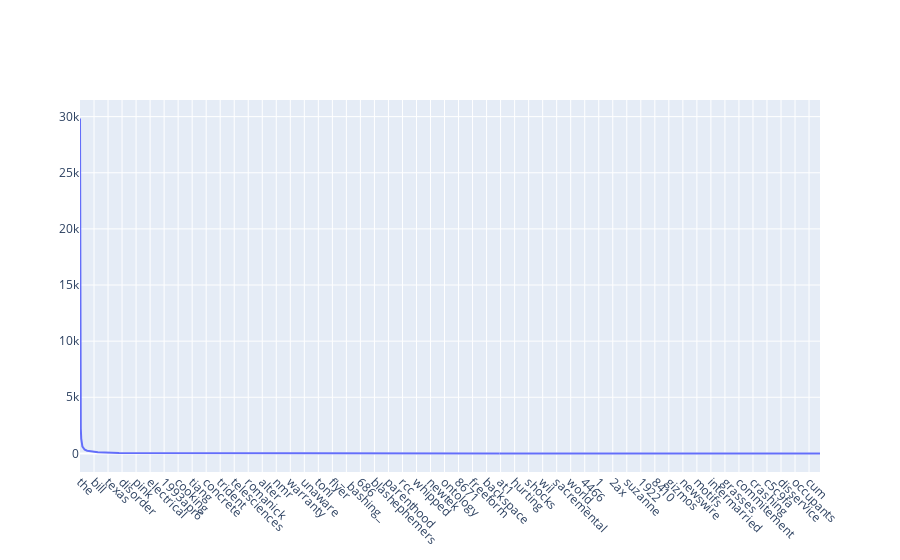

The notebook cell saved with this chart:
### Markdown cell above
### >>> **Exercise 15 (take home):** 
Additionally, you can attempt to sort the terms on the `x-axis` by frequency instead of in alphabetical order. This way the visualization is more meaninfgul and you will be able to observe the so called [long tail](https://en.wikipedia.org/wiki/Long_tail) (get familiar with this term since it will appear a lot in data mining and other statistics courses). see picture below

![alt txt](https://upload.wikimedia.org/wikipedia/commons/thumb/8/8a/Long_tail.svg/1000px-Long_tail.svg.png)

### Code cell
# Answer here
long_trail_data = pd.DataFrame({'terms': count_vect.get_feature_names_out(), 'freq': term_frequencies})
long_trail_data = long_trail_data.sort_values('freq', ascending=False)

fig = go.Figure()
fig.add_trace(go.Scatter(
    x=long_trail_data['terms'],
    y=long_trail_data['freq'],
    mode='lines'
))
fig.update_layout(xaxis_tickangle=45)

fig.show()

### Figure 1 — Plotly figure (JSON) as saved in the notebook; plotly's stock layout.template omitted (floating-point values rounded to 4 significant figures; data arrays with more than 128 entries replaced by an {"elided": "..."} marker saying what was removed)
{"data": [{"mode": "lines", "type": "scatter", "x": {"elided": "35788 str values"}, "y": {"elided": "35788 int values"}}], "layout": {"xaxis": {"tickangle": 45}}}
